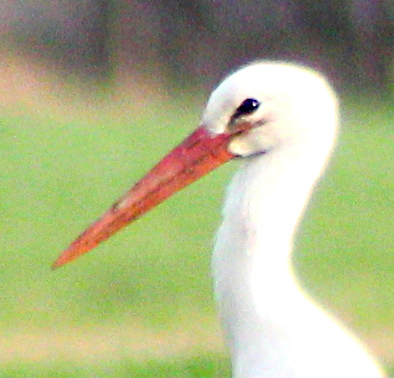
#> input picture exercise-03/input1.jpg, 394 x 378 px
$ python convo.py
#> lines starting #> are read from the running program, lines starting #| are printed output that depends on the picture
from PIL import Image
import numpy as np
from scipy.signal import convolve
from scipy.signal import gaussian
import matplotlib.pyplot as plt
import math


def make_gauss_kernel(ksize, sigma):
    # implement the Gaussian kernel here
    # create matrix for kernel
#> called with ksize = 3, sigma = 0.6
    kernel = np.zeros((ksize, ksize))
    # print(kernel)
    k = math.floor(ksize / 2)
    base = 1 / (2 * math.pi * sigma ** 2)
    # fill the zero kernel matrix by the values based on the formula
    for a in range(-k, k + 1):
        for b in range(-k, k + 1):
            base = 1 / (2 * math.pi * sigma ** 2)
            expo = np.exp(-(a ** 2 + b ** 2) / (2 * sigma ** 2))
            kernel[a + k, b + k] = base * expo
    # print("Kernel for loop:")
    # print(kernel)
    # to find sum of all values in kernel matrix
    suma = 0
    for e in range(0, ksize):
        for r in range(0, ksize):
            suma = suma + kernel[e][r]
    # print("suma:")
    # print(suma)
    # normalize the kernel matrix
    norma_kernel = np.zeros((ksize, ksize))
    for u in range(0, ksize):
        for t in range(0, ksize):
            norma_kernel[u][t] = kernel[u][t] / suma
    # print("Normalizovaný kernel for loop:")
    # print(norma_kernel)

    return norma_kernel

    # ************************
    # Using gaussian function


"""     #alt + shift + a
    # create 1D kernel matrix
    kernel1D = gaussian(ksize, sigma)
    # convert 1D kernel matrix to 2D kernel matrix
    kernel2D = np.outer(kernel1D, kernel1D)
    # create new matrix
    norm_kernel2D = np.zeros((ksize, ksize))
    height, width = norm_kernel2D.shape
    sum = 0
    for i in range(0, height):
        for j in range(0, width):
            sum = sum + kernel2D[i][j]
    #print(sum)
    # fill the percentage of the sum of each pixel to get normalized kernel matrix
    for a in range(0, height):
        for b in range(0, width):
            norm_kernel2D[a][b] = kernel2D[a][b]/sum
    print("Kernel gaussian:")
    print(kernel2D)
    print("Normalized kernel gaussian")
    print(norm_kernel2D)
    return norm_kernel2D """


def sigma(ksize):
    sig = ksize / 5
    return sig


def slow_convolve(arr, kernel):
    # [6 lines of commented-out code are left out]
    print("Kernel:")
    print(kernel)
    kernel_height = kernel.shape[0]
    kernel_width = kernel.shape[1]
    # new image with the same size as input image
    new_image = np.zeros(arr.shape)
    # size of the border depending on the kernel
    round_height = math.floor(kernel_height / 2)
    round_width = math.floor(kernel_width / 2)

    # Flip the kernel
    # k = np.flipud(np.fliplr(kernel))
    kernel = np.flip(kernel)

    # probably to get 3 layers of 3 dimensions of the image including zero padding
    #  and multiply with kernel ->
    # -> after that sum it and divide by 3 -> to get convolution
    # -> how do I get the 3 layers
    # shape of input image 1 (378, 394, 3)

    # pad input image with zeros to the correct size depending on kernel
    image_array = np.pad(arr, (round_height, round_width), constant_values=(0, 0))
    print('Padded_array:')
    print(image_array)
    # CONVOLUTION
    # loop in the padded image without zeros padding
    for i in range(round_height, image_array.shape[0] - round_height):
        for j in range(round_width, image_array.shape[1] - round_width):
            sum = 0
            # loop in the kernel matrix
            for u in range(kernel_height):
                for v in range(kernel_width):
                    sum = sum + kernel[u, v] * image_array[i + u - round_height, j + v - round_width]
                    # print(kernel[u][v])
                    # print(image_array[i+u-round_height, j+v-round_width])
            new_image[i - 1][j - 1] = sum
            # print(image_array[i][j])

    # print("New image array:")
    # print(new_image)

    return new_image

    # Using convolve function
    # convolution - mode=valid output consists of non-zero elements


"""     convolved_array = convolve(image_array, kernel, mode='valid', method='direct')
    print('Convolved array:')
    print(convolved_array)
    print('Convolved array shape:')
    print(convolved_array.shape)

    return convolved_array """

if __name__ == '__main__':
    # choose the kernel size for Gaussian filter
    kernel = make_gauss_kernel(3, sigma(3))  # todo: find better parameters
    # [7 lines of commented-out code are left out]
    im1 = np.array(Image.open('input1.jpg'))
#> im1 is the input picture: shape (378, 394, 3); mean R, G, B 174.1, 180, 136.5
    # print(im1.shape)
    im1_2d = im1[:, :, 0]
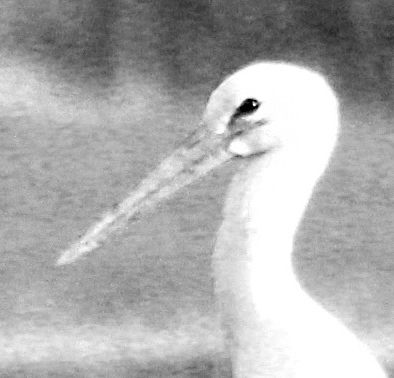
#> im1_2d: shape (378, 394); min 0, max 255, mean 174.1
    # print("2D array from 3D array:")
    # print(im1_2d)
    height1, width1, nothing1 = im1.shape
#> height1 = 378; width1 = 394; nothing1 = 3
    # [17 lines of commented-out code are left out]
    output_image = np.zeros((height1, width1))
    # print(output_image)
    # print(output_image.shape)

    # TODO: blur the image, subtract the result to the input,
    #       add the result to the input, clip the values to the
    #       range [0,255] (remember warme-up exercise?), convert
    #       the array to np.unit8, and save the result

    # input matrix
    input = np.array([[1, 2, 3], [4, 5, 6], [7, 45, 100], [1, 1, 5]])
    print("Original input image")
    print(input)

    # convolved matrix
    blur = slow_convolve(input, kernel)
    print("Blured picture")
    print(blur)

    # substruct matrix
    substruct = np.zeros(blur.shape)
    for i in range(0, blur.shape[0]):
        for j in range(0, blur.shape[1]):
            substruct[i][j] = input[i][j] - blur[i][j]
    print("Substruct matrix")
    print(substruct)

    # result matrix
    result = np.zeros(blur.shape)
    for i in range(0, blur.shape[0]):
        for j in range(0, blur.shape[1]):
            result[i][j] = input[i][j] + substruct[i][j]
    print("Result matrix")
    print(result)

    # clip the values to the range 0 - 255
    minimum = 0
    maximum = 255
    clipped = result.copy()
    # clipped[clipped < minimum] = minimum
    # clipped[clipped > maximum] = maximum
    # print("Clipped matrix")
    # print(clipped)

    # convert data type from float64 into uint8
    output_array = clipped.astype('uint8')
    print(output_array.dtype)
    print("Final array in unit8")
    print(output_array)
    print("Original input array")
    print(input)

    # [5 lines of commented-out code are left out]

$ run again, with exercise-03/input2.jpg copied over exercise-03/input1.jpg
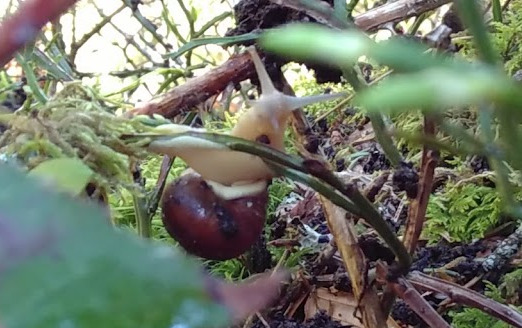
#> input picture exercise-03/input2.jpg, 522 x 328 px
#> im1 is the input picture: shape (328, 522, 3); mean R, G, B 114, 120.7, 105.2
#> `im1_2d = im1[:, :, 0]`:
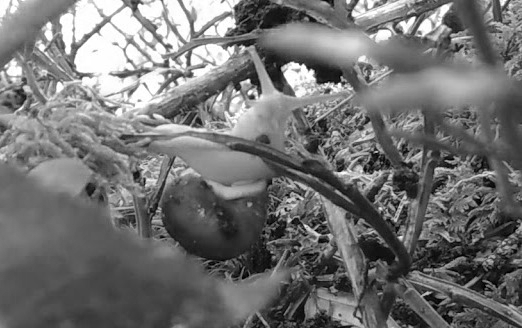
#> im1_2d: shape (328, 522); min 0, max 255, mean 114

$ run again, with exercise-03/input3.jpg copied over exercise-03/input1.jpg
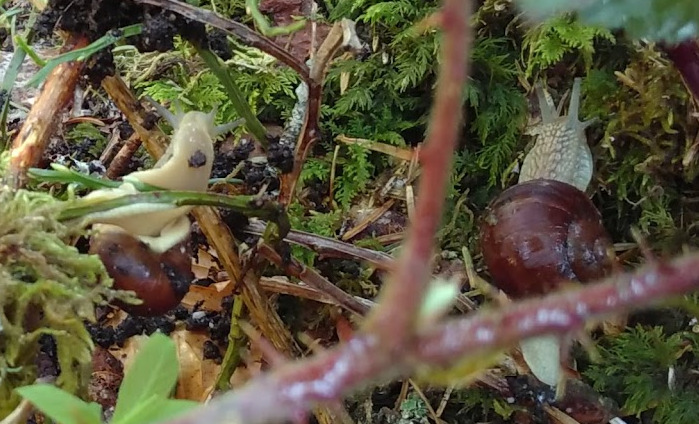
#> input picture exercise-03/input3.jpg, 699 x 424 px
#> im1 is the input picture: shape (424, 699, 3); mean R, G, B 92.7, 86.7, 63
#> `im1_2d = im1[:, :, 0]`:
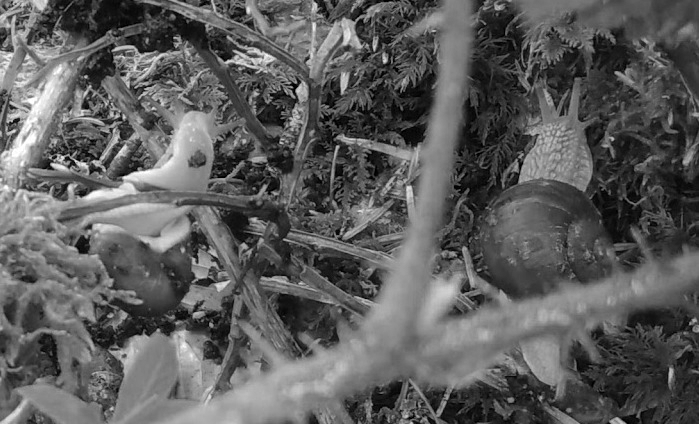
#> im1_2d: shape (424, 699); min 0, max 255, mean 92.7

$ run again, with exercise-03/contrast.jpg copied over exercise-03/input1.jpg
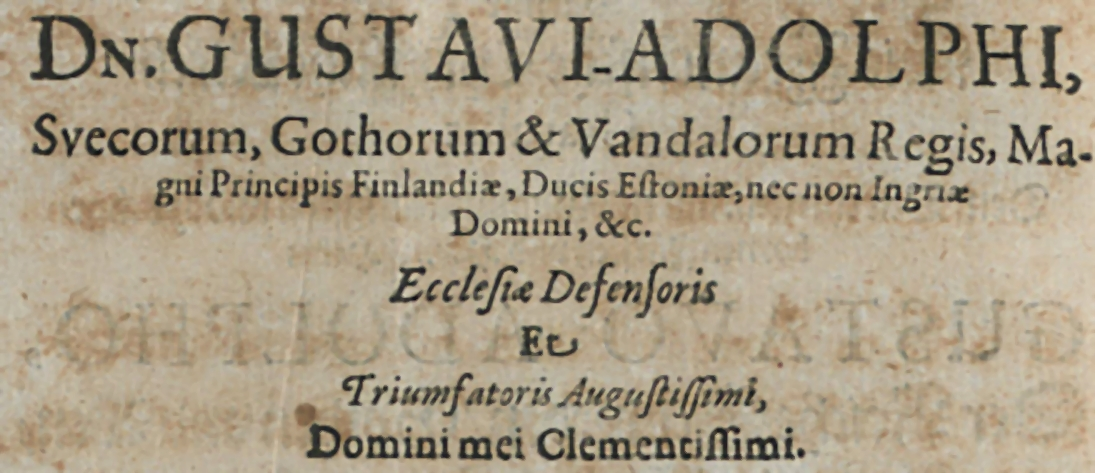
#> input picture exercise-03/contrast.jpg, 1095 x 473 px
#> im1 is the input picture: shape (473, 1095, 3); mean R, G, B 168.4, 155.7, 132.7
#> `im1_2d = im1[:, :, 0]`:
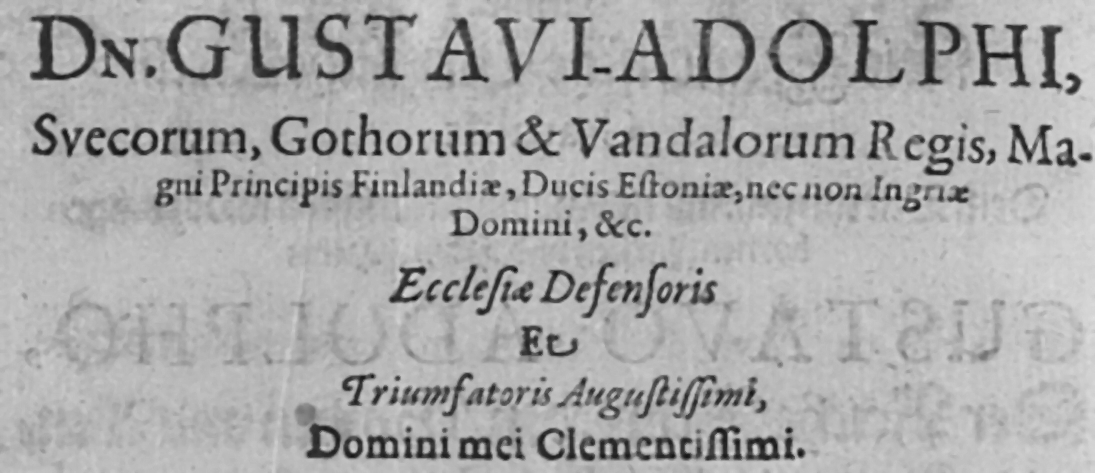
#> im1_2d: shape (473, 1095); min 16, max 223, mean 168.4
